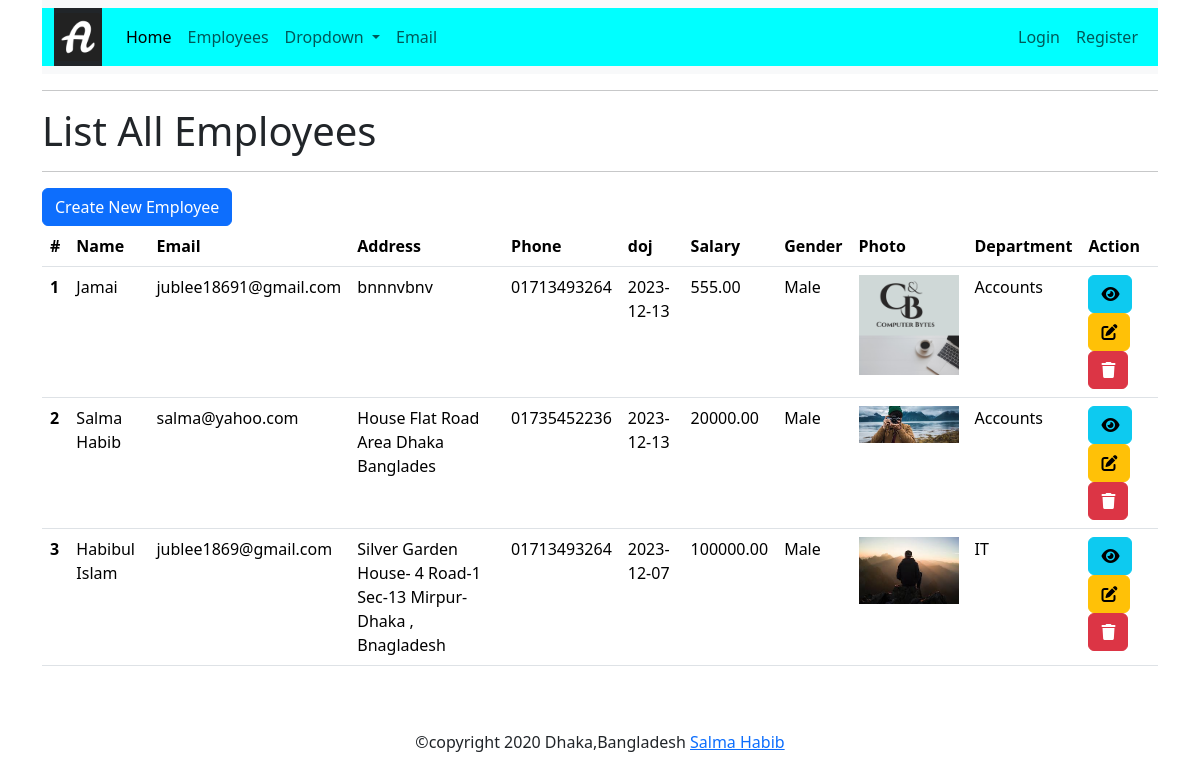
Page /myapp/list/ on the committed database.
### myapp/models.py (models this page shows, shortened)
class Employee(models.Model):
    GENDER_CHOICES = [
        ("Male","Male"), ("Female","Female"), ("Other","Other"),
    ]
    name= models.CharField('Employee Name', max_length=100)
    email= models.EmailField('Employee Email', max_length=100, unique=True)
    address= models.TextField('Employee address', max_length=500)
    phone= models.CharField('Employee phone',max_length=20)
    doj= models.DateField('Date of Joining',default=datetime.now, blank= True)
    salary= models.DecimalField('Employee salary',max_digits=8,decimal_places=2)
    gender= models.CharField('Gender', max_length=10,choices=GENDER_CHOICES,default='Male')
    photo= models.FileField('Employee Photo', upload_to='employee', default= 'employee/blank.jpg')
    department= models.ForeignKey(Department, on_delete=models.CASCADE)

class Department (models.Model):
    name= models. CharField('Department name',max_length=40)
    def __str__(self):
        return self.name

### myapp/views.py (the view)
# urls.py: path('list/',views.list_employee,name='employee_list'),
def list_employee(request):
    allemp = Employee.objects.order_by('-id')
    context = {'employees':allemp}
    return render(request,'list_employee.html',context)

### templates/list_employee.html
{% extends "base.html" %}
{% block content %}
    <h1> List All Employees </h1>
    <hr>
    <a href="{% url 'employee_create' %}" class="btn btn-primary"> Create New Employee</a>
    <table class="table">
        <thead>
          <tr>
            <th scope="col">#</th>
            <th scope="col">Name</th>
            <th scope="col">Email</th>
            <th scope="col">Address</th>
            <th scope="col">Phone</th>
            <th scope="col">doj</th>
            <th scope="col">Salary</th>
            <th scope="col">Gender</th>
            <th scope="col">Photo</th>
            <th scope="col">Department</th>
            <th scope="col">Action</th>
          </tr>
        </thead>
        <tbody>
            {% for emp  in employees %}
            <tr>
                <th scope="row">{{ forloop.counter }}</th>
                <td>{{ emp.name }}</td>
                <td>{{ emp.email }}</td>
                <td>{{ emp.address }}</td>
                <td>{{ emp.phone }}</td>
                <td>{{ emp.doj |date:'Y-m-d' }}</td>
                <td>{{ emp.salary }}</td>
                <td>{{ emp.gender }}</td>
                <td>
                    <img src="{{ emp.photo.url }}" width="100px" alt=""> </td>
                <td>{{ emp.department }}</td>
                <td>
                <a href="{% url 'employee_view' emp.id %}" class="btn btn-info" title="view"><i class="fa fa-eye"></i></a>
                <a href="{% url 'employee_edit' emp.id %}" class="btn btn-warning" title="Edit"><i class="fas fa-edit"></i></a>
                <a href="{% url 'employee_delete' emp.id %}" onclick="return confirm('Are you sure you want to delete this items?');" class="btn btn-danger" title="Delete"><i class="fa fa-trash"></i></a>
              </td>
              </tr>
            {% endfor %}
        </tbody>
      </table>
{% endblock content  %}

### templates/base.html (shortened to what this page needs)
{% load static %}
<!doctype html>
<html lang="en">
  <head>
    <link href="https://cdn.jsdelivr.net/npm/bootstrap@5.3.2/dist/css/bootstrap.min.css" rel="stylesheet">
    <link rel="stylesheet" href="https://cdnjs.cloudflare.com/ajax/libs/font-awesome/6.5.1/css/all.min.css" />
  </head>
  <body>
   <div class = "container">
    <nav class="navbar navbar-expand-lg bg-body-tertiary">
        <div class="container-fluid" style="background-color:aqua;" >
          <a class="navbar-brand text-danger bg-dark" href="{% url 'home' %}">
            <img src="{% static 'images/favicon.ico' %}" alt="A" >
          </a>
          <div class="collapse navbar-collapse" id="navbarSupportedContent">
            <ul class="navbar-nav me-auto mb-2 mb-lg-0">
              <li class="nav-item">
                <a class="nav-link active" aria-current="page" href= "{% url 'home' %}">Home</a>
              </li>
              <li class="nav-item">
                <a class="nav-link" href=" {% url 'employee_list' %} ">Employees</a>
              </li>
              <li class="nav-item dropdown">
                <a class="nav-link dropdown-toggle" href="#" role="button" data-bs-toggle="dropdown" aria-expanded="false">
                  Dropdown
                </a>
              </li>
              <li class="nav-item">
                <a class="nav-link " href="{% url 'send' %}">Email</a>
              </li>
            </ul>
      {% if user.is_authenticated%}
            <ul class="nav navbar-nav navbar-right">
              <li class="nav-item"><a class="nav-link" href="#">Hi {{ user.username }}</a>
              <li class="nav-itme"><a class="nav-link" href="{% url 'logout_user' %}">Logout</a></li>
      {% else %}
            <ul class="nav navbar-nav navbar-right">
              <li class="nav-item"><a class="nav-link" href="{% url 'login_user' %}">Login</a></li>
              <li class="nav-itme"><a class="nav-link" href="{% url 'register' %}">Register</a>
                </li>
            </ul>
      {% endif %}
          </div>
        </div>
      </nav>
<hr>
{% block content %}
{% endblock content  %}
<footer class="text-center font-small wow fadeIn">
  <div class="py-5">
    &copy;copyright 2020 Dhaka,Bangladesh
    <a href="#" target="_blank"> Salma Habib</a>
  </div>
</footer>
   </div>
  </body>
</html>

### rows in the picture
Employee: name "Jamai", email "jublee18691@gmail.com", address "bnnnvbnv", phone "01713493264", doj "2023-12-13", salary "555.00", gender "Male", photo (picture), department "Accounts"
Employee: name "Salma Habib", email "salma@yahoo.com", address "House Flat Road Area Dhaka Banglades", phone "01735452236", doj "2023-12-13", salary "20000.00", gender "Male", photo (picture), department "Accounts"
Employee: name "Habibul Islam", email "jublee1869@gmail.com", address "Silver Garden House- 4 Road-1 Sec-13 Mirpur- Dhaka , Bnagladesh", phone "01713493264", doj "2023-12-07", salary "100000.00", gender "Male", photo (picture), department "IT"
